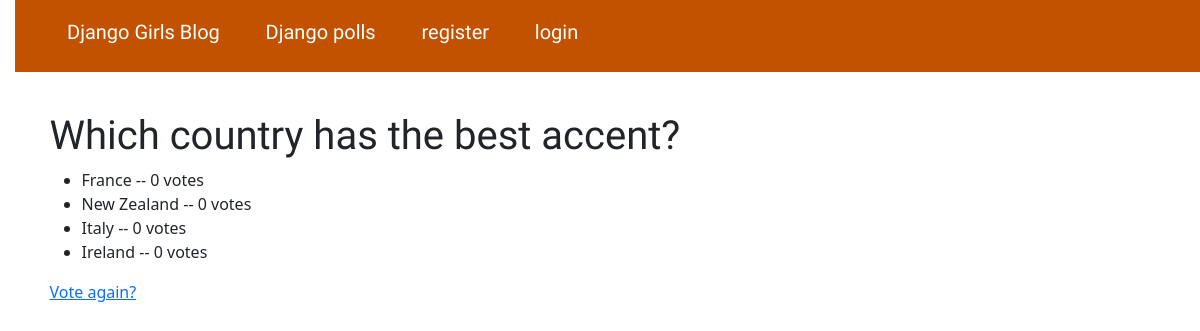
Before: /polls/2/results/ with the older database file.
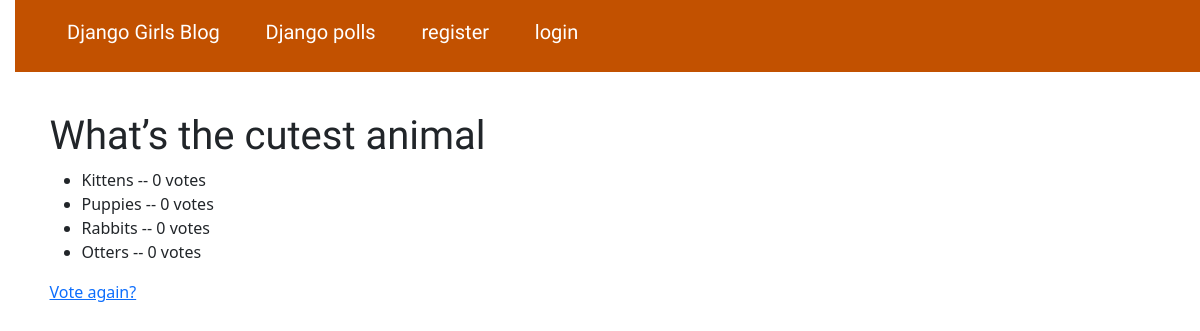
After: the same page with the newer database file.
### djangopolls/models.py (models this page shows, shortened)
class Question(models.Model):
    question_text = models.CharField(max_length=200)
    slug = models.SlugField(max_length = 200, unique=True)
    pub_date = models.DateTimeField(auto_now_add=True)

class Choice(models.Model):
    question = models.ForeignKey(Question, on_delete=models.CASCADE)
    choice_text = models.CharField(max_length=200)
    votes = models.IntegerField(default=0)

### djangopolls/views.py (the view)
# urls.py: path("<int:question_id>/results/", results, name="results"),
def results(request, question_id):
    question = get_object_or_404(Question, pk=question_id)
    return render(request, "polls/results.html", {"question": question})

### djangopolls/templates/polls/results.html
{% extends 'polls/base.html' %}
{% block content %}
<h1>{{ question.question_text }}</h1>
    <ul>
        {% for choice in question.choice_set.all %}
        <li>{{ choice.choice_text }} -- {{ choice.votes }} vote{{ choice.votes|pluralize }}</li>
        {% endfor %}
    </ul>
    <a href="{% url 'polls:detail' question.slug %}">Vote again?</a>
{% endblock %}

### djangopolls/templates/polls/base.html (shortened to what this page needs)
{% load static %}
<!DOCTYPE html>
<html lang="en">
<head>
    <link rel="stylesheet" href="https://cdn.jsdelivr.net/npm/bootstrap-icons@1.10.5/font/bootstrap-icons.css">
    <link rel="stylesheet" href="https://cdn.jsdelivr.net/npm/bootstrap@5.1.3/dist/css/bootstrap.min.css"
>
    <link rel="stylesheet" href="{% static '/css/djangogirls.css' %}">
</head>
<body>
    <header class="page-header">
        <div class="container d-flex">
            <h1><a href="/">Django Girls Blog<a></h1> &nbsp; &nbsp; &nbsp; &nbsp; &nbsp; &nbsp;
            <h1><a href="{% url 'polls:homepage' %}">Django polls<a></h1> &nbsp; &nbsp; &nbsp; &nbsp; &nbsp; &nbsp;
            {% if user.is_authenticated %}
            <h1><a href="{% url 'userprofileview' %}">{{user.first_name}}<a></h1> &nbsp; &nbsp; &nbsp; &nbsp; &nbsp; &nbsp;
            <h1><a href="{% url 'userlogout' %}">logout<a></h1> &nbsp; &nbsp; &nbsp; &nbsp; &nbsp; &nbsp;
            <h1><a href="{% url 'post_new' %}">Create Post<a></h1> &nbsp; &nbsp; &nbsp; &nbsp; &nbsp; &nbsp;
            {% else %}
            <h1><a href="{% url 'register' %}">register<a></h1> &nbsp; &nbsp; &nbsp; &nbsp; &nbsp; &nbsp;
            <h1><a href="{% url 'login' %}">login<a></h1> &nbsp; &nbsp; &nbsp; &nbsp; &nbsp; &nbsp;
            {% endif %}
        </div>
    </header>
    <main class="container">
        <div class="row">
            <div class="col">
                {% block content %}
                {% endblock %}
            </div>
        </div>
    </main>
</body>
</html>

### djangogirls/static/css/djangogirls.css (style rules this page uses)
body { padding-left: 15px; }
.page-header { background-color: #C25100; margin-top: 0; margin-bottom: 40px; padding: 20px 20px 20px 40px; }
.page-header h1, .page-header h1 a, .page-header h1 a:visited, .page-header h1 a:active { color: #ffffff; font-size: 15pt; text-decoration: none; }
h1, h2, h3, h4 { font-family: 'Lobster', cursive; }

Changed rows visible on the page:
changed Question: question_text "Which country has the best accent?" → "What’s the cutest animal"
changed Choice: choice_text "France" → "Kittens"
changed Choice: choice_text "New Zealand" → "Puppies"
changed Choice: choice_text "Italy" → "Rabbits"
changed Choice: choice_text "Ireland" → "Otters"
